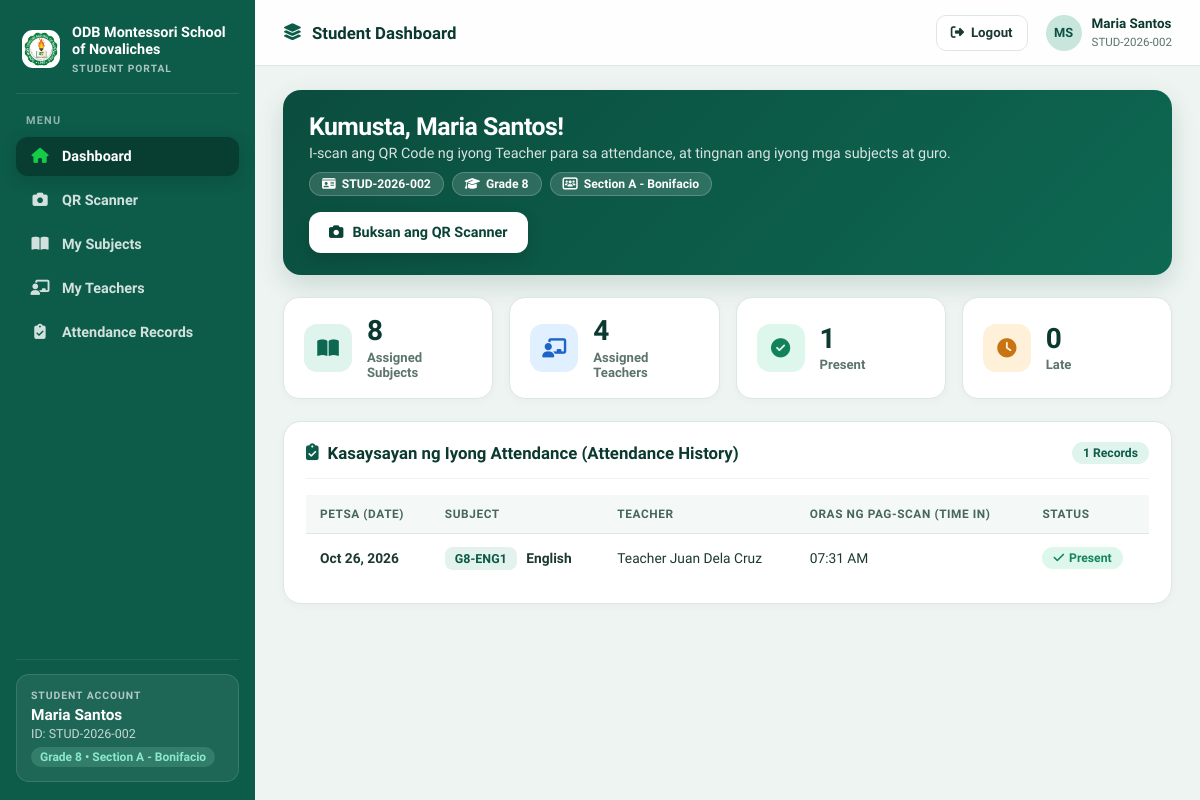
/student/dashboard.php (signed in), run on the app's committed database.
### tables this page shows
CREATE TABLE IF NOT EXISTS `users` (
    `id` INT AUTO_INCREMENT PRIMARY KEY,
    `identifier` VARCHAR(50) NOT NULL UNIQUE COMMENT 'Student ID or Employee ID',
    `name` VARCHAR(100) NOT NULL,
    `first_name` VARCHAR(60) NULL,
    `middle_initial` VARCHAR(10) NULL,
    `last_name` VARCHAR(60) NULL,
    `email` VARCHAR(100) NOT NULL UNIQUE,
    `password` VARCHAR(255) NOT NULL,
    `role` ENUM('student', 'professor', 'admin') NOT NULL DEFAULT 'student',
    `course_section` VARCHAR(50) NULL COMMENT 'e.g. Section A - Bonifacio',
    `grade_level` VARCHAR(50) NULL DEFAULT 'Grade 8',
    `guardian_contact` VARCHAR(50) NULL DEFAULT '+63 917 123 4567',
    `student_subtitle` VARCHAR(50) NULL,
    `status` ENUM('Active', 'Inactive') NOT NULL DEFAULT 'Active',
    `qr_token` VARCHAR(64) NOT NULL UNIQUE COMMENT 'Unique hash used for the QR code',
    `created_at` TIMESTAMP DEFAULT CURRENT_TIMESTAMP
);

CREATE TABLE IF NOT EXISTS `attendance` (
    `id` INT AUTO_INCREMENT PRIMARY KEY,
    `student_id` INT NOT NULL,
    `subject_id` INT NOT NULL,
    `date` DATE NOT NULL,
    `time_in` TIME NOT NULL,
    `status` ENUM('Present', 'Late', 'Absent', 'Excused') NOT NULL DEFAULT 'Present',
    `scanned_by` INT NULL COMMENT 'Professor ID who scanned or verified',
    `created_at` TIMESTAMP DEFAULT CURRENT_TIMESTAMP,
    UNIQUE KEY `unique_daily_attendance` (`student_id`, `subject_id`, `date`),
    FOREIGN KEY (`student_id`) REFERENCES `users`(`id`) ON DELETE CASCADE,
    FOREIGN KEY (`subject_id`) REFERENCES `subjects`(`id`) ON DELETE CASCADE
);

CREATE TABLE IF NOT EXISTS `subjects` (
    `id` INT AUTO_INCREMENT PRIMARY KEY,
    `subject_code` VARCHAR(20) NOT NULL,
    `subject_name` VARCHAR(100) NOT NULL,
    `professor_id` INT NULL,
    `grade_level_id` INT NULL,
    `created_at` TIMESTAMP DEFAULT CURRENT_TIMESTAMP,
    FOREIGN KEY (`professor_id`) REFERENCES `users`(`id`) ON DELETE SET NULL,
    FOREIGN KEY (`grade_level_id`) REFERENCES `grade_levels`(`id`) ON DELETE SET NULL
);

### student/dashboard.php (the view, shortened to what this page needs)
<?php
$user = current_user();
$pdo = get_db_connection();
$activeView = $_GET['view'] ?? 'dashboard';
$viewTitles = [
    'dashboard'  => 'Student Dashboard',
    'scanner'    => 'QR Attendance Scanner',
    'subjects'   => 'My Assigned Subjects',
    'teachers'   => 'My Teachers Directory',
    'attendance' => 'My Attendance Records'
];
$stmt = $pdo->prepare("SELECT * FROM users WHERE id = ?");
$stmt->execute([$user['id']]);
$student = $stmt->fetch();
$studentGrade = !empty($student['grade_level']) ? $student['grade_level'] : 'Grade 8';
$rawSection = trim($student['course_section'] ?? '');
if ($rawSection === '' || stripos($rawSection, 'bsit') !== false || stripos($rawSection, 'it-') === 0) {
    $highSchoolSections = [
        'Grade 7'  => 'Section A - Rizal',
        'Grade 8'  => 'Section A - Bonifacio',
        'Grade 9'  => 'Section A - Mabini',
        'Grade 10' => 'Section A - Luna',
    ];
    $studentSection = $highSchoolSections[$studentGrade] ?? 'Section A - Bonifacio';
} else {
    $studentSection = $rawSection;
}
$subjectsStmt = $pdo->prepare("
    SELECT s.id AS subject_id,
           s.subject_code,
           s.subject_name,
           gl.grade_name,
           COALESCE(t.full_name, p.name, 'Teacher Juan Dela Cruz') AS teacher_full_name,
           COALESCE(t.teacher_id, p.identifier, 'TCH-2026-001') AS teacher_identifier,
           COALESCE(t.email, p.email, '') AS teacher_email,
           COALESCE(t.contact_number, '') AS teacher_contact,
           COALESCE(t.department_code, 'FACULTY') AS department_code,
           sc.day_of_week,
           sc.start_time,
           sc.end_time
    FROM student_subjects ss
    JOIN subjects s ON s.id = ss.subject_id
    LEFT JOIN grade_levels gl ON gl.id = s.grade_level_id
    LEFT JOIN users p ON p.id = s.professor_id
    LEFT JOIN teachers t ON (t.subject_id = s.id OR t.user_id = s.professor_id OR (t.grade_level_id = s.grade_level_id AND t.subject_name = s.subject_name))
    LEFT JOIN schedules sc ON sc.subject_id = s.id
    WHERE ss.student_id = ? AND s.grade_level_id IS NOT NULL
    GROUP BY s.id
    ORDER BY s.subject_code ASC
");
$subjectsStmt->execute([$user['id']]);
$enrolledSubjects = $subjectsStmt->fetchAll();
$myTeachersMap = [];
foreach ($enrolledSubjects as $sub) {
    $tKey = strtolower(trim($sub['teacher_full_name']));
    if (!isset($myTeachersMap[$tKey])) {
        $parts = preg_split('/\s+/', trim(str_replace(['Teacher', 'Mr.', 'Ms.', 'Mrs.', 'Prof.', "Ma'am", 'Sir'], '', $sub['teacher_full_name'])));
        $parts = array_values(array_filter($parts));
        $initials = count($parts) >= 2
            ? strtoupper(substr($parts[0], 0, 1) . substr($parts[1], 0, 1))
            : strtoupper(substr($parts[0] ?? 'TC', 0, 2));
        $myTeachersMap[$tKey] = [
            'full_name'       => $sub['teacher_full_name'],
            'identifier'      => $sub['teacher_identifier'],
            'email'           => $sub['teacher_email'],
            'contact'         => $sub['teacher_contact'],
            'department_code' => $sub['department_code'],
            'initials'        => $initials,
            'subjects'        => []
        ];
    }
    $myTeachersMap[$tKey]['subjects'][] = [
        'code'     => $sub['subject_code'],
        'name'     => $sub['subject_name'],
        'schedule' => $sub['schedule_datetime']
    ];
}
$myTeachers = array_values($myTeachersMap);
$statStmt = $pdo->prepare("
    SELECT
        COUNT(*) AS total_attendance,
        SUM(CASE WHEN status = 'Present' THEN 1 ELSE 0 END) AS present_count,
        SUM(CASE WHEN status = 'Late' THEN 1 ELSE 0 END) AS late_count,
        SUM(CASE WHEN status = 'Absent' THEN 1 ELSE 0 END) AS absent_count
    FROM attendance
    WHERE student_id = ?
");
$statStmt->execute([$user['id']]);
$stats = $statStmt->fetch();
$logsStmt = $pdo->prepare("
    SELECT a.*,
           s.subject_code,
           s.subject_name,
           COALESCE(t.full_name, p.name, 'Teacher') AS professor_name
    FROM attendance a
    JOIN subjects s ON a.subject_id = s.id
    LEFT JOIN users p ON a.scanned_by = p.id
    LEFT JOIN teachers t ON t.user_id = a.scanned_by OR t.subject_id = s.id
    WHERE a.student_id = ?
    GROUP BY a.id
    ORDER BY a.date DESC, a.time_in DESC
");
$logsStmt->execute([$user['id']]);
$recentLogs = $logsStmt->fetchAll();
$stuNameParts = preg_split('/\s+/', trim($student['name']));
$stuInitials = count($stuNameParts) >= 2
    ? strtoupper(substr($stuNameParts[0], 0, 1) . substr($stuNameParts[1], 0, 1))
    : strtoupper(substr($student['name'], 0, 2));
?>
<!DOCTYPE html>
<html lang="en">
<head>
    <link rel="stylesheet" href="https://cdnjs.cloudflare.com/ajax/libs/font-awesome/6.4.0/css/all.min.css">
</head>
<body>
<div class="layout-shell">
    <aside class="sidebar">
        <div class="brand-box">
            <div class="brand-icon" style="background:#ffffff;padding:2px;"><img src="../assets/images/logo.png" alt="School Logo" style="width:100%;height:100%;object-fit:contain;border-radius:50%;"></div>
            <div>
                <div class="brand-title">ODB Montessori School of Novaliches</div>
                <span class="brand-sub">Student Portal</span>
            </div>
        </div>
        <div class="nav-section-title">Menu</div>
        <nav class="sidebar-nav">
            <a href="dashboard.php?view=dashboard" class="nav-link <?= $activeView === 'dashboard' ? 'active' : '' ?>">
                <i class="fa-solid fa-house"></i>
                <span>Dashboard</span>
            </a>
            <a href="dashboard.php?view=scanner" class="nav-link <?= $activeView === 'scanner' ? 'active' : '' ?>">
                <i class="fa-solid fa-camera"></i>
                <span>QR Scanner</span>
            </a>
            <a href="dashboard.php?view=subjects" class="nav-link <?= $activeView === 'subjects' ? 'active' : '' ?>">
                <i class="fa-solid fa-book-open"></i>
                <span>My Subjects</span>
            </a>
            <a href="dashboard.php?view=teachers" class="nav-link <?= $activeView === 'teachers' ? 'active' : '' ?>">
                <i class="fa-solid fa-chalkboard-user"></i>
                <span>My Teachers</span>
            </a>
            <a href="dashboard.php?view=attendance" class="nav-link <?= $activeView === 'attendance' ? 'active' : '' ?>">
                <i class="fa-solid fa-clipboard-check"></i>
                <span>Attendance Records</span>
            </a>
        </nav>
        <div class="sidebar-footer">
            <div class="student-id-card">
                <small>Student Account</small>
                <strong><?= htmlspecialchars($student['name']) ?></strong>
                <div style="font-size:0.78rem;color:rgba(255,255,255,0.75);margin-top:2px;">ID: <?= htmlspecialchars($student['identifier']) ?></div>
                <span><?= htmlspecialchars($studentGrade) ?> • <?= htmlspecialchars($studentSection) ?></span>
            </div>
        </div>
    </aside>
    <div class="main-panel">
        <header class="top-header">
            <div class="top-header-title">
                <i class="fa-solid fa-layer-group" style="color:var(--primary);"></i>
                <span><?= htmlspecialchars($viewTitles[$activeView]) ?></span>
            </div>
            <div class="top-header-actions">
                <a href="../logout.php" class="btn-logout">
                    <i class="fa-solid fa-right-from-bracket"></i>
                    <span>Logout</span>
                </a>
                <div class="profile-pill">
                    <div class="avatar-circle"><?= htmlspecialchars($stuInitials) ?></div>
                    <div class="profile-meta">
                        <strong><?= htmlspecialchars($student['name']) ?></strong>
                        <small><?= htmlspecialchars($student['identifier']) ?></small>
                    </div>
                </div>
            </div>
        </header>
        <main class="content-container">
            <?php if ($activeView === 'dashboard'): ?>
                <div class="hero-banner">
                    <div>
                        <h1>Kumusta, <?= htmlspecialchars($student['name']) ?>!</h1>
                        <p>I-scan ang QR Code ng iyong Teacher para sa attendance, at tingnan ang iyong mga subjects at guro.</p>
                        <div class="hero-badges">
                            <span class="hero-badge"><i class="fa-solid fa-id-card"></i> <?= htmlspecialchars($student['identifier']) ?></span>
                            <span class="hero-badge"><i class="fa-solid fa-graduation-cap"></i> <?= htmlspecialchars($studentGrade) ?></span>
                            <span class="hero-badge"><i class="fa-solid fa-users-rectangle"></i> <?= htmlspecialchars($studentSection) ?></span>
                        </div>
                    </div>
                    <a href="dashboard.php?view=scanner" class="btn-scan-cta">
                        <i class="fa-solid fa-camera"></i> Buksan ang QR Scanner
                    </a>
                </div>
                <div class="kpi-grid">
                    <div class="kpi-card">
                        <div class="kpi-icon teal"><i class="fa-solid fa-book-open"></i></div>
                        <div>
                            <div class="kpi-val"><?= count($enrolledSubjects) ?></div>
                            <div class="kpi-label">Assigned Subjects</div>
                        </div>
                    </div>
                    <div class="kpi-card">
                        <div class="kpi-icon blue"><i class="fa-solid fa-chalkboard-user"></i></div>
                        <div>
                            <div class="kpi-val"><?= count($myTeachers) ?></div>
                            <div class="kpi-label">Assigned Teachers</div>
                        </div>
                    </div>
                    <div class="kpi-card">
                        <div class="kpi-icon green"><i class="fa-solid fa-circle-check"></i></div>
                        <div>
                            <div class="kpi-val" id="stuPresentCount"><?= (int)($stats['present_count'] ?? 0) ?></div>
                            <div class="kpi-label">Present</div>
                        </div>
                    </div>
                    <div class="kpi-card">
                        <div class="kpi-icon amber"><i class="fa-solid fa-clock"></i></div>
                        <div>
                            <div class="kpi-val" id="stuLateCount"><?= (int)($stats['late_count'] ?? 0) ?></div>
                            <div class="kpi-label">Late</div>
                        </div>
                    </div>
                </div>
            <?php endif; ?>
            <?php if ($activeView === 'dashboard' || $activeView === 'attendance'): ?>
                <section class="card" id="attendance-records">
                    <div class="card-header">
                        <div class="card-title">
                            <i class="fa-solid fa-clipboard-check"></i>
                            <span>Kasaysayan ng Iyong Attendance (Attendance History)</span>
                        </div>
                        <span class="pill-count" id="totalLogsBadge"><?= count($recentLogs) ?> Records</span>
                    </div>
                    <div style="overflow-x:auto;">
                        <table class="clean-table" id="studentAttendanceTable">
                            <thead>
                                <tr>
                                    <th>Petsa (Date)</th>
                                    <th>Subject</th>
                                    <th>Teacher</th>
                                    <th>Oras ng Pag-scan (Time In)</th>
                                    <th>Status</th>
                                </tr>
                            </thead>
                            <tbody id="studentAttendanceTbody">
                                <?php if (empty($recentLogs)): ?>
                                    <tr id="emptyAttendanceRow">
                                        <td colspan="5" style="padding:24px;text-align:center;color:var(--ink-muted);">
                                            Wala pang attendance record. Gamitin ang QR Scanner upang mag-scan sa QR Code ng iyong Teacher.
                                        </td>
                                    </tr>
                                <?php else: ?>
                                    <?php foreach ($recentLogs as $log):
                                        $stLower = strtolower($log['status']);
                                        $badgeCl = $stLower === 'late' ? 'late' : ($stLower === 'absent' ? 'absent' : 'present');
                                    ?>
                                        <tr>
                                            <td><strong><?= date('M d, Y', strtotime($log['date'])) ?></strong></td>
                                            <td>
                                                <span class="subject-code-badge"><?= htmlspecialchars($log['subject_code']) ?></span>
                                                <span style="margin-left:6px;font-weight:700;"><?= htmlspecialchars($log['subject_name']) ?></span>
                                            </td>
                                            <td><?= htmlspecialchars($log['professor_name']) ?></td>
                                            <td><?= date('h:i A', strtotime($log['time_in'])) ?></td>
                                            <td>
                                                <span class="status-badge <?= $badgeCl ?>">
                                                    <i class="fa-solid <?= $badgeCl === 'present' ? 'fa-check' : ($badgeCl === 'late' ? 'fa-clock' : 'fa-xmark') ?>"></i>
                                                    <?= htmlspecialchars($log['status']) ?>
                                                </span>
                                            </td>
                                        </tr>
                                    <?php endforeach; ?>
                                <?php endif; ?>
                            </tbody>
                        </table>
                    </div>
                </section>
            <?php endif; ?>
        </main>
    </div>
</div>
</body>
</html>

### data on the page
users: name "Maria Santos", identifier "STUD-2026-002", grade_level "Grade 8", course_section "Section A - Bonifacio", stuInitials "MS"
attendance: date "Oct 26, 2026", subject.subject_code "G8-ENG1", subject.subject_name "English", professor_name "Teacher Juan Dela Cruz", time_in "07:31 AM", status "Present"

### other printed values
$viewTitles[$activeView] "Student Dashboard"
count($enrolledSubjects) "8"
count($myTeachers) "4"
$stats['present_count'] "1"
$stats['late_count'] "0"
count($recentLogs) "1"
